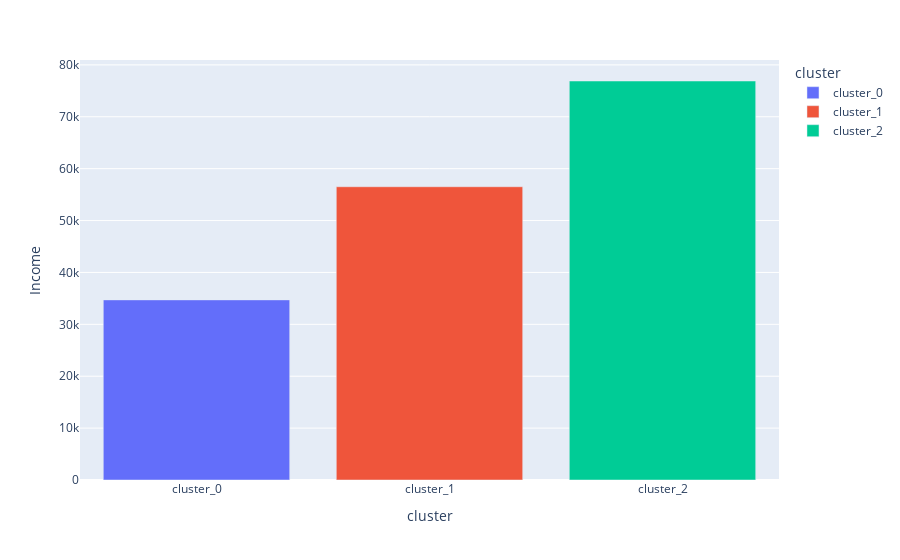

The notebook cell this image was saved under:
### Code cell
income_mean = ps.bar(income_mean_clus,x="cluster",y="Income",color=income_mean_clus.cluster)
income_mean.show()

### Figure 1 — Plotly figure (JSON) as saved in the notebook; plotly's stock layout.template omitted (floating-point values rounded to 4 significant figures)
{"data": [{"alignmentgroup": "True", "hovertemplate": "cluster=%{x}<br>Income=%{y}<extra></extra>", "legendgroup": "cluster_0", "marker": {"color": "#636efa", "pattern": {"shape": ""}}, "name": "cluster_0", "offsetgroup": "cluster_0", "orientation": "v", "showlegend": true, "textposition": "auto", "type": "bar", "x": ["cluster_0"], "xaxis": "x", "y": [34710.0], "yaxis": "y"}, {"alignmentgroup": "True", "hovertemplate": "cluster=%{x}<br>Income=%{y}<extra></extra>", "legendgroup": "cluster_1", "marker": {"color": "#EF553B", "pattern": {"shape": ""}}, "name": "cluster_1", "offsetgroup": "cluster_1", "orientation": "v", "showlegend": true, "textposition": "auto", "type": "bar", "x": ["cluster_1"], "xaxis": "x", "y": [56520.0], "yaxis": "y"}, {"alignmentgroup": "True", "hovertemplate": "cluster=%{x}<br>Income=%{y}<extra></extra>", "legendgroup": "cluster_2", "marker": {"color": "#00cc96", "pattern": {"shape": ""}}, "name": "cluster_2", "offsetgroup": "cluster_2", "orientation": "v", "showlegend": true, "textposition": "auto", "type": "bar", "x": ["cluster_2"], "xaxis": "x", "y": [76890.0], "yaxis": "y"}], "layout": {"barmode": "relative", "legend": {"title": {"text": "cluster"}, "tracegroupgap": 0}, "margin": {"t": 60}, "xaxis": {"anchor": "y", "categoryarray": ["cluster_0", "cluster_1", "cluster_2"], "categoryorder": "array", "domain": [0, 1], "title": {"text": "cluster"}}, "yaxis": {"anchor": "x", "domain": [0, 1], "title": {"text": "Income"}}}}
